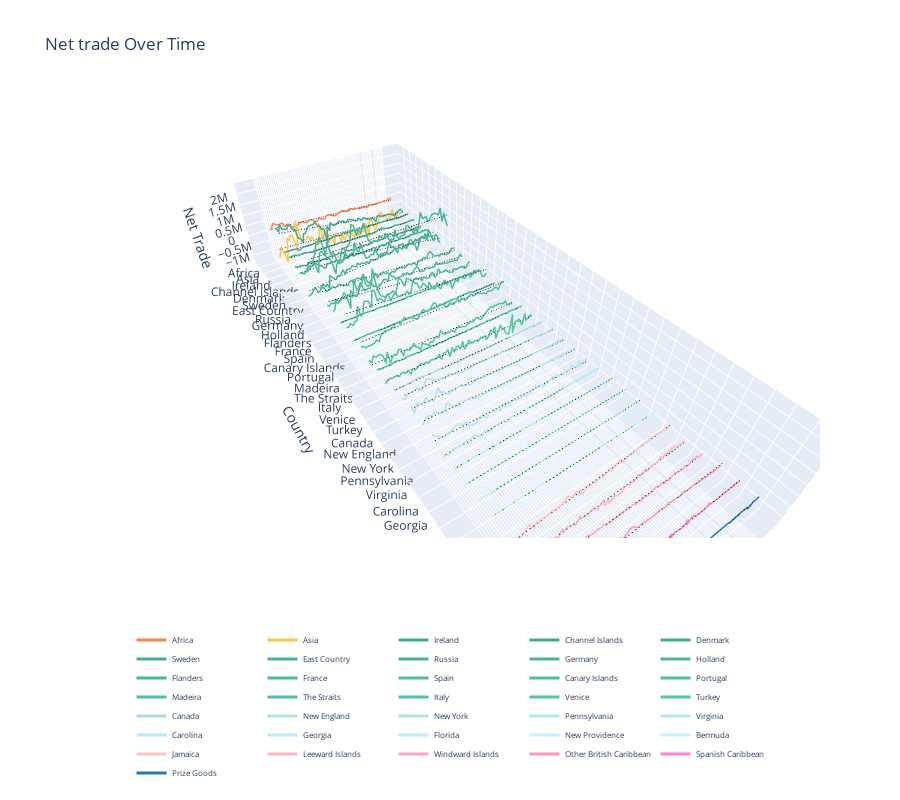

This figure's notebook cell:
### Code cell
import pandas as pd
import numpy as np
import plotly.graph_objs as go
from plotly.offline import iplot, init_notebook_mode

# Initialize Plotly to be used in the Jupyter Notebook
init_notebook_mode(connected=True)

# Replace 'path/to/your/file.xlsx' with the actual path to your Excel file
file_path = 'Customs data for James.xlsx'

# Read the Excel file
df = pd.read_excel(file_path, header=None)

# Extract relevant part of the dataframe
# Countries are in column 0 (A120:A156) and years are from column 1 (B120:BU156)
# Data range is A120:BV156
df_relevant = df.iloc[157:194, 0:73]

years = df_relevant.iloc[0, 1:].values

countries = df_relevant.iloc[1:, 0].values

data = df_relevant.iloc[1:, 1:].values

filtered_years_indices = [i for i, year in enumerate(years) if year not in [1705, 1712]]
filtered_years = [year for year in years if year not in [1705, 1712]]
filtered_data = data[:, filtered_years_indices]

long_data = []
for i, country in enumerate(countries):
    for j, year in enumerate(filtered_years):
        long_data.append({
            'Year': year,
            'Country': country,
            'Export': filtered_data[i, j],
            'CountryOrder': i  # Add a column to preserve the original order of countries
        })

df_long = pd.DataFrame(long_data)

# Define the pastel color scale
color_scale = [
    '#f9844a', 
    '#f9c74f',  
    '#43aa8b', '#44ac8c', '#45ae8d', '#46b08e', '#47b28f', '#48b490', '#49b691', '#4ab892', '#4bba93', '#4cbc94', '#4dbe95', '#4ec096', '#4fc297', '#4fc297', '#50c498', '#51c699', '#52c89a', '#53ca9b', 
    '#add8e6', '#b0dfee', '#b2e0f2', '#b4e3f5', '#b6e5f8', '#b8e8fb', '#baebfe', '#bcf0ff', '#bef2ff', '#c0f5ff', 
    '#ffc6c1', '#ffb6c1', '#ffa6c1', '#ff96c1', '#ff86c1', 
    '#277da1'  
]

# Create a 3D scatter plot to simulate a 3D bar chart
fig = go.Figure()

for i, country in enumerate(countries):
    country_data = df_long[df_long['Country'] == country]
    # Add correlation line
    fig.add_trace(go.Scatter3d(
        x=country_data['Year'],
        y=[country] * len(country_data),
        z=country_data['Export'],
        mode='lines',
        line=dict(
            color=color_scale[i % len(color_scale)],
            width=3
        ),
        name=country  # Add country name for the legend
    ))
    # Calculate the trend line (linear regression)
    z = np.polyfit(country_data['Year'], country_data['Export'], 1)
    p = np.poly1d(z)
    trendline = p(country_data['Year'])
    
    # Add trend line
    fig.add_trace(go.Scatter3d(
        x=country_data['Year'],
        y=[country] * len(country_data),
        z=trendline,
        mode='lines',
        line=dict(
            color='black',
            width=1.5,
            dash='dash'  # Optional: make the trend line dashed
        ),
        showlegend=False  # Disable legend for each trace
    ))

# Set the initial camera view to be more zoomed out
camera = dict(
    eye=dict(x=6, y=9, z=9)  # Adjust these values to zoom out
)

# Adjust ranges to make axes larger
x_range = [min(filtered_years) - 10, max(filtered_years) + 10]
y_range = [-1, len(countries)]

fig.update_layout(
    title='Net trade Over Time',
    scene=dict(
        xaxis=dict(
            title='Year',
            tickmode='array',
            tickvals=filtered_years,
            ticktext=[str(year) for year in filtered_years],
            tickangle=45,  # Ensure the labels are angled for better readability
            range=x_range  # Adjust the range of x-axis
        ),
        yaxis=dict(
            title='Country',
            tickmode='array',
            tickvals=[i for i in range(len(countries))],
            ticktext=countries,
            tickangle=0,  # Ensure the labels are horizontal
            range=y_range  # Adjust the range of y-axis
        ),
        zaxis_title='Net Trade',
        aspectratio=dict(x=6, y=16, z=3),  # Adjust the aspect ratio
        camera=camera  # Apply the camera settings
    ),
    autosize=True,
    height=800,
    showlegend=True,  # Enable the legend
    legend=dict(
        orientation='h',  # Horizontal orientation
        x=0.5,  # Center horizontally
        y=-0.2,  # Position below the plot
        xanchor='center',  # Anchor the legend horizontally at the center
        yanchor='top',  # Anchor the legend vertically at the top
        font=dict(
            size=8  # Adjust the font size to make the legend smaller
        )
    )
)

iplot(fig)
